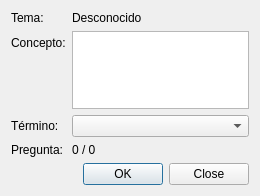
<?xml version="1.0" encoding="UTF-8"?>
<ui version="4.0">
 <class>PreguntaForm</class>
 <widget class="QWidget" name="PreguntaForm">
  <property name="geometry">
   <rect>
    <x>0</x>
    <y>0</y>
    <width>260</width>
    <height>196</height>
   </rect>
  </property>
  <property name="windowTitle">
   <string>Form</string>
  </property>
  <layout class="QFormLayout" name="formLayout">
   <item row="0" column="0">
    <widget class="QLabel" name="label_3">
     <property name="text">
      <string>Tema:</string>
     </property>
    </widget>
   </item>
   <item row="0" column="1">
    <widget class="QLabel" name="lblTema">
     <property name="text">
      <string>Desconocido</string>
     </property>
    </widget>
   </item>
   <item row="1" column="0">
    <widget class="QLabel" name="label">
     <property name="text">
      <string>Concepto:</string>
     </property>
    </widget>
   </item>
   <item row="1" column="1">
    <widget class="QTextEdit" name="txtConceptos">
     <property name="readOnly">
      <bool>true</bool>
     </property>
    </widget>
   </item>
   <item row="2" column="0">
    <widget class="QLabel" name="label_2">
     <property name="text">
      <string>Término:</string>
     </property>
    </widget>
   </item>
   <item row="2" column="1">
    <widget class="QComboBox" name="cmbTerminos"/>
   </item>
   <item row="3" column="0">
    <widget class="QLabel" name="label_4">
     <property name="text">
      <string>Pregunta:</string>
     </property>
    </widget>
   </item>
   <item row="3" column="1">
    <widget class="QLabel" name="lblContador">
     <property name="text">
      <string>0 / 0</string>
     </property>
    </widget>
   </item>
   <item row="4" column="1">
    <widget class="QDialogButtonBox" name="buttonBox">
     <property name="standardButtons">
      <set>QDialogButtonBox::Close|QDialogButtonBox::Ok</set>
     </property>
     <property name="centerButtons">
      <bool>false</bool>
     </property>
    </widget>
   </item>
  </layout>
 </widget>
 <resources/>
 <connections/>
</ui>
